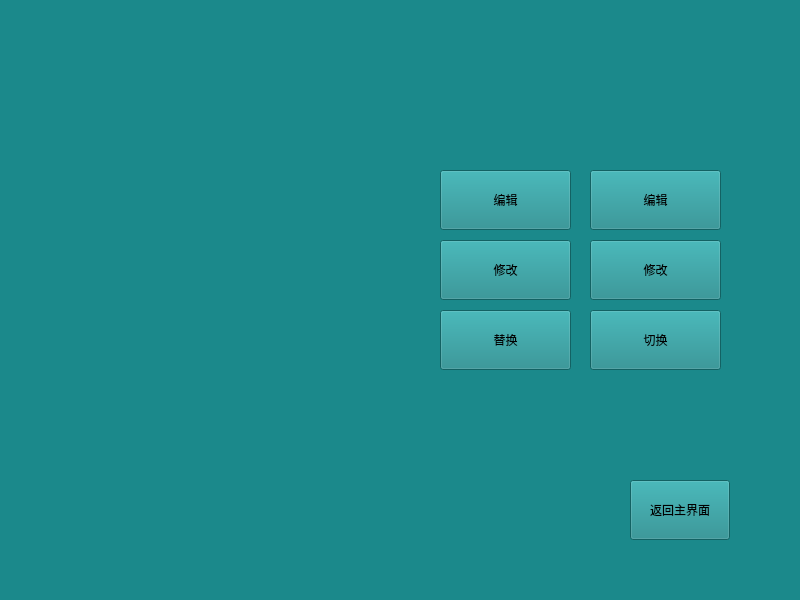
<?xml version="1.0" encoding="UTF-8"?>
<ui version="4.0">
 <class>Page_05</class>
 <widget class="QWidget" name="Page_05">
  <property name="geometry">
   <rect>
    <x>0</x>
    <y>0</y>
    <width>800</width>
    <height>600</height>
   </rect>
  </property>
  <property name="windowTitle">
   <string>Form</string>
  </property>
  <property name="styleSheet">
   <string notr="true">QMainWindow,QWidget{background-color:#1b898b}
</string>
  </property>
  <widget class="QPushButton" name="exitButton">
   <property name="geometry">
    <rect>
     <x>630</x>
     <y>480</y>
     <width>100</width>
     <height>60</height>
    </rect>
   </property>
   <property name="text">
    <string>返回主界面</string>
   </property>
  </widget>
  <widget class="QPushButton" name="changeButton">
   <property name="geometry">
    <rect>
     <x>590</x>
     <y>310</y>
     <width>131</width>
     <height>60</height>
    </rect>
   </property>
   <property name="text">
    <string>切换</string>
   </property>
  </widget>
  <widget class="QPushButton" name="pushButton_3">
   <property name="geometry">
    <rect>
     <x>590</x>
     <y>240</y>
     <width>131</width>
     <height>60</height>
    </rect>
   </property>
   <property name="text">
    <string>修改</string>
   </property>
  </widget>
  <widget class="QPushButton" name="pushButton_4">
   <property name="geometry">
    <rect>
     <x>590</x>
     <y>170</y>
     <width>131</width>
     <height>60</height>
    </rect>
   </property>
   <property name="text">
    <string>编辑</string>
   </property>
  </widget>
  <widget class="QPushButton" name="pushButton_5">
   <property name="geometry">
    <rect>
     <x>440</x>
     <y>170</y>
     <width>131</width>
     <height>60</height>
    </rect>
   </property>
   <property name="text">
    <string>编辑</string>
   </property>
  </widget>
  <widget class="QPushButton" name="pushButton_6">
   <property name="geometry">
    <rect>
     <x>440</x>
     <y>310</y>
     <width>131</width>
     <height>60</height>
    </rect>
   </property>
   <property name="text">
    <string>替换</string>
   </property>
  </widget>
  <widget class="QPushButton" name="pushButton_7">
   <property name="geometry">
    <rect>
     <x>440</x>
     <y>240</y>
     <width>131</width>
     <height>60</height>
    </rect>
   </property>
   <property name="text">
    <string>修改</string>
   </property>
  </widget>
  <widget class="QWidget" name="widget" native="true">
   <property name="geometry">
    <rect>
     <x>80</x>
     <y>160</y>
     <width>301</width>
     <height>301</height>
    </rect>
   </property>
   <property name="styleSheet">
    <string notr="true">
</string>
   </property>
  </widget>
 </widget>
 <resources/>
 <connections/>
</ui>
